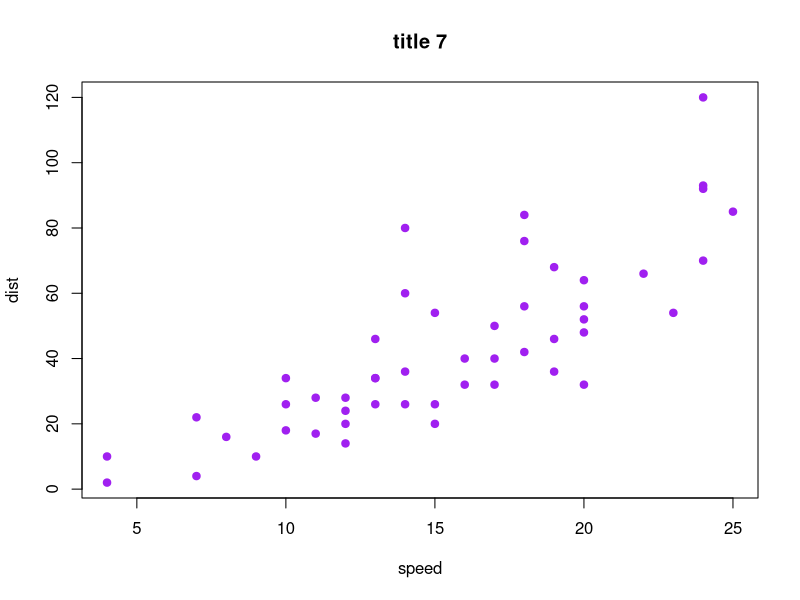
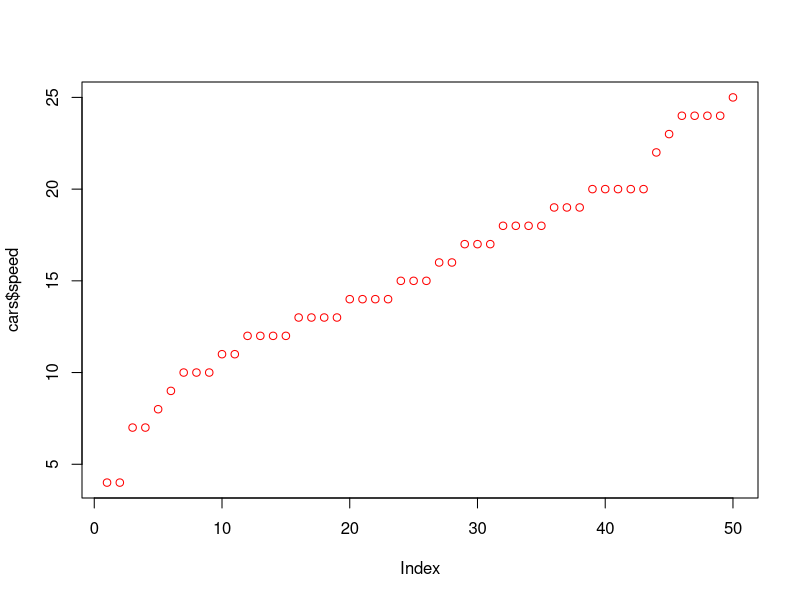

Recreate these plots in R, in order.
## ---- chunk 1
plot(cars, col = "purple", pch = 19, main = "title 7")
summary(cars)
## ---- chunk 2

plot(cars$speed, col = "red")

